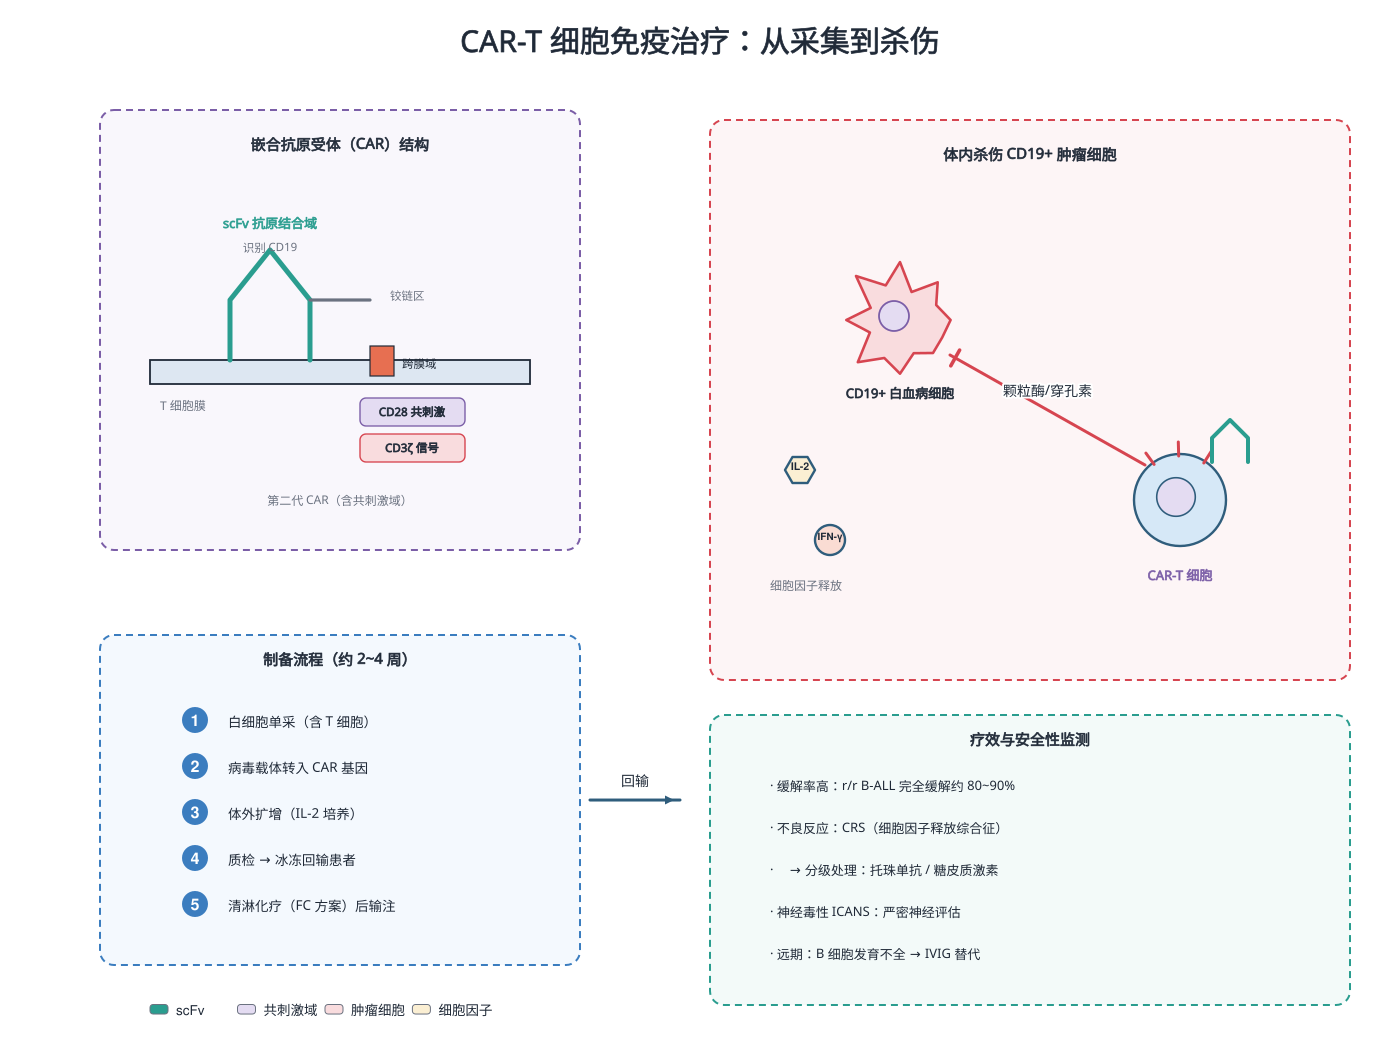

Recreate this plot in Python.
# -*- coding: utf-8 -*-
"""血液肿瘤：CAR-T 细胞治疗 B 细胞白血病/淋巴瘤（中心锚点版）"""
import os, sys
sys.path.insert(0, r"C:\Users\Administrator\.workbuddy\skills\medical-illustration\scripts")
from bio_graphics import Canvas, C

OUT = os.path.expanduser("~/.workbuddy/skills/medical-illustration/assets/examples/disciplines")
os.makedirs(OUT, exist_ok=True)

c = Canvas(1400, 1050)
c.title("CAR-T 细胞免疫治疗：从采集到杀伤", size=30)

# ---------- 左上：CAR 结构 ----------
c.add("group_box", 340, 330, w=480, h=440, label=None, color=C["purple"], fill="#F9F7FC")
c.text(340, 150, "嵌合抗原受体（CAR）结构", size=15, bold=True)
c.rect(150, 360, 380, 24, fill="#DDE7F2", stroke=C["ink"], width=1.8)
c.text(160, 410, "T 细胞膜", size=12, anchor="start", fill=C["gray"])
c.path("M 230 360 L 230 300 L 270 250 L 310 300 L 310 360", stroke=C["teal"], width=5)
c.text(270, 228, "scFv 抗原结合域", size=13, bold=True, fill=C["teal"])
c.text(270, 252, "识别 CD19", size=11.5, fill=C["gray"])
c.line(310, 300, 370, 300, color=C["gray"], width=3.2)
c.text(390, 300, "铰链区", size=11.5, anchor="start", fill=C["gray"])
c.rect(370, 346, 24, 30, fill=C["orange"], stroke=C["ink"], width=1.2)
c.text(402, 368, "跨膜域", size=11.5, anchor="start")
c.rect(360, 398, 105, 28, fill=C["purple_l"], stroke=C["purple"], width=1.4, rx=6)
c.text(412, 416, "CD28 共刺激", size=11.5, bold=True)
c.rect(360, 434, 105, 28, fill=C["red_l"], stroke=C["red"], width=1.4, rx=6)
c.text(412, 452, "CD3ζ 信号", size=11.5, bold=True)
c.text(340, 505, "第二代 CAR（含共刺激域）", size=12, fill=C["gray"])

# ---------- 左下：制备流程 ----------
c.add("group_box", 340, 800, w=480, h=330, label=None, color=C["blue"], fill="#F4F9FE")
c.text(340, 665, "制备流程（约 2~4 周）", size=15, bold=True)
prep = ["白细胞单采（含 T 细胞）", "病毒载体转入 CAR 基因",
        "体外扩增（IL-2 培养）", "质检 → 冰冻回输患者",
        "清淋化疗（FC 方案）后输注"]
for i, t in enumerate(prep):
    c.add("step_badge", 195, 720 + i * 46, n=i + 1, r=13)
    c.text(228, 727 + i * 46, t, size=13.5, anchor="start")

c.arrow(590, 800, 680, 800, kind="activation", width=3.0, label="回输")

# ---------- 右上：杀伤 ----------
c.add("group_box", 1030, 400, w=640, h=560, label=None, color=C["red"], fill="#FDF5F6")
c.text(1030, 160, "体内杀伤 CD19+ 肿瘤细胞", size=15, bold=True)
c.add("cancer_cell", 900, 320, r=46, label=None)
c.text(900, 398, "CD19+ 白血病细胞", size=13, bold=True)
c.add("lymphocyte", 1180, 500, r=46, label=None, receptor=True)
c.text(1180, 580, "CAR-T 细胞", size=13, bold=True, fill=C["purple"])
c.path("M 1212 462 L 1212 438 L 1230 420 L 1248 438 L 1248 462", stroke=C["teal"], width=4)
c.arrow(1145, 465, 950, 355, kind="inhibition", color=C["red"], width=3.0, label="颗粒酶/穿孔素")
c.add("protein_blob", 800, 470, r=15, shape="hexagon", fill=C["yellow_l"], label=None)
c.text(800, 470, "IL-2", size=10.5, bold=True)
c.add("protein_blob", 830, 540, r=15, shape="circle", fill=C["orange_l"], label=None)
c.text(830, 540, "IFN-γ", size=10, bold=True)
c.text(770, 590, "细胞因子释放", size=12, fill=C["gray"], anchor="start")

# ---------- 右下：疗效监测 ----------
c.add("group_box", 1030, 860, w=640, h=290, label=None, color=C["teal"], fill="#F3FAF9")
c.text(1030, 745, "疗效与安全性监测", size=15, bold=True)
for i, t in enumerate([
        "缓解率高：r/r B-ALL 完全缓解约 80~90%",
        "不良反应：CRS（细胞因子释放综合征）",
        "　→ 分级处理：托珠单抗 / 糖皮质激素",
        "神经毒性 ICANS：严密神经评估",
        "远期：B 细胞发育不全 → IVIG 替代"]):
    c.text(770, 790 + i * 42, "· " + t, size=13, anchor="start")

c.add("legend_row", 150, 1015, items=[(C["teal"], "scFv"), (C["purple_l"], "共刺激域"),
                                      (C["red_l"], "肿瘤细胞"), (C["yellow_l"], "细胞因子")], size=13.5)

c.save(os.path.join(OUT, "car_t_therapy.svg"))
c.export(os.path.join(OUT, "car_t_therapy"), formats=("png",), dpi=300)
print("cart done")
